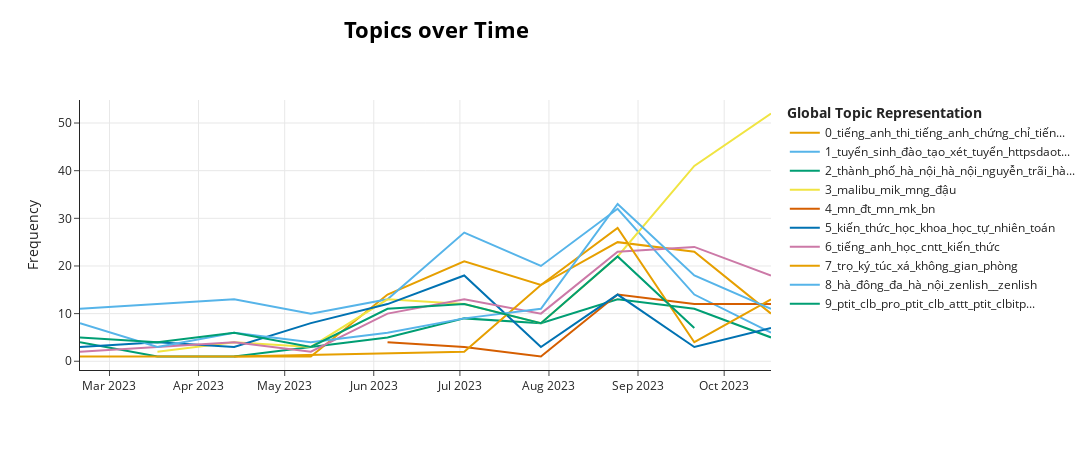

Here is the notebook cell this chart was saved with:
### Code cell
topic_model.visualize_topics_over_time(topics_over_time)

### Figure 1 — Plotly figure (JSON) as saved in the notebook; plotly's stock layout.template omitted (floating-point values rounded to 4 significant figures)
{"data": [{"hoverinfo": "text", "hovertext": ["<b>Topic 0</b><br>Words: tiếng_anh, thi_tiếng_anh, clc, dạy, giảng_dạy", "<b>Topic 0</b><br>Words: mats, tiếng_anh, cntt, đào_tạo, thi_tiếng_anh", "<b>Topic 0</b><br>Words: tiếng_anh, thi_tiếng_anh, ạ_tiếng_anh, định_học, tiếng_anh_xét", "<b>Topic 0</b><br>Words: tiếng_anh, tốt_nghiệp, đào_tạo, chứng_chỉ, thi_tiếng_anh", "<b>Topic 0</b><br>Words: tiếng_anh, tiếng_anh_liệu, chứng_chỉ, thi_tiếng_anh, tiếng_anh_xét", "<b>Topic 0</b><br>Words: tiếng_anh, đào_tạo, bằng_chứng_chỉ, chứng_chỉ, ôn_tiếng_anh", "<b>Topic 0</b><br>Words: tiếng_anh, thi_tiếng_anh, đào_tạo, tiếng_anh_xét, chính_quy_khóa", "<b>Topic 0</b><br>Words: tiếng_anh, thi_tiếng_anh, tiếng_anh_xét, tốt_nghiệp, nhập_học"], "marker": {"color": "#E69F00"}, "mode": "lines", "name": "0_tiếng_anh_thi_tiếng_anh_chứng_chỉ_tiến...", "type": "scatter", "x": ["2023-04-13T09:36:00", "2023-05-10T02:24:00", "2023-06-05T19:12:00", "2023-07-02T12:00:00", "2023-07-29T04:48:00", "2023-08-24T21:36:00", "2023-09-20T14:24:00", "2023-10-17T07:12:00"], "y": [1, 1, 14, 21, 16, 25, 23, 10]}, {"hoverinfo": "text", "hovertext": ["<b>Topic 1</b><br>Words: tuyển_sinh, đào_tạo, httpsdaotaoptiteduvnnganhhoc, httpsdaotaoptiteduvn, httpstuyensinhptiteduvn", "<b>Topic 1</b><br>Words: httpstuyensinhptiteduvn, httpsfacebookcomptittuyensinh, httpsdaotaoptiteduvn, httpsfacebookcomhocvienptit, httpswwwfacebookcomtoeicptit", "<b>Topic 1</b><br>Words: httpstuyensinhptiteduvn, httpsdaotaoptiteduvn, httpsfacebookcomptittuyensinh, httpswwwfacebookcomtoeicptit, tuyển_sinh", "<b>Topic 1</b><br>Words: httpskhoavienthongptiteduvn, httpstuyensinhptiteduvn, httpsdaotaoptiteduvn, httpstuyensinhptiteduvntintucthongbaotuyensinhdaihochechinhquynam, httpsbnewsvncacmocthoigianthihtml", "<b>Topic 1</b><br>Words: tuyển_sinh, bộ_giáo_dục_và_đào_tạo, trúng_tuyển, xét_tuyển, lập_trình", "<b>Topic 1</b><br>Words: lcđ_khoa, httpskhoavienthongptiteduvn, họcviệncôngnghệbưuchínhviễnthông, lckvienthongptit, bộ_giáo_dục_và_đào_tạo", "<b>Topic 1</b><br>Words: apiquanlydaotaoptiteduvn, quét_mã, đào_tạo, xét_tuyển, tuyển_sinh", "<b>Topic 1</b><br>Words: clb_văn_hóa_nghệ_thuật_ptit, httpsformsglesvfxsugwhtweaxyt, httpsbitlydangkytaiday_mpc, clb_văn_hoá_nghệ_thuật_ptit, clb_điện_tử_ptit", "<b>Topic 1</b><br>Words: httpsdaotaoptiteduvndangkytienganh, httpsdaotaoptiteduvn, thông_báo, vhntptithn, thêmhttps", "<b>Topic 1</b><br>Words: university_dancexem, fpt_software_academy, httpsbomsoicmptg, software, launchpad"], "marker": {"color": "#56B4E9"}, "mode": "lines", "name": "1_tuyển_sinh_đào_tạo_xét_tuyển_httpsdaot...", "type": "scatter", "x": ["2023-02-18T17:35:31.200000", "2023-03-17T16:48:00", "2023-04-13T09:36:00", "2023-05-10T02:24:00", "2023-06-05T19:12:00", "2023-07-02T12:00:00", "2023-07-29T04:48:00", "2023-08-24T21:36:00", "2023-09-20T14:24:00", "2023-10-17T07:12:00"], "y": [11, 12, 13, 10, 13, 27, 20, 32, 14, 6]}, {"hoverinfo": "text", "hovertext": ["<b>Topic 2</b><br>Words: học_viện_công_nghệ_bưu_chính_viễn_thông, viễn_thông, công_nghệ_thông_tin, học_viện, đào_tạo", "<b>Topic 2</b><br>Words: thành_phố_hà_nội, học_viện_công_nghệ_bưu_chính_viễn_thông, hà_nội, bưu_chính, học_viện", "<b>Topic 2</b><br>Words: thành_phố_hà_nội, hà_nội, nguyễn_trãi_hà, học_viện_công_nghệ_bưu_chính_viễn_thông, daotaoptiteduvn", "<b>Topic 2</b><br>Words: tuyển_sinh, mã_trường, đào_tạo, hà_đông, thành_phố_hà_nội", "<b>Topic 2</b><br>Words: thành_phố_hà_nội, học_viện_công_nghệ_bưu_chính_viễn_thông, _d, hà_nội, daotaoptiteduvn", "<b>Topic 2</b><br>Words: thành_phố_hà_nội, học_viện_công_nghệ_bưu_chính_viễn_thông, hà_nội, đào_tạo, mật_mã", "<b>Topic 2</b><br>Words: thành_phố_hà_nội, nguyễn_trãi_hà, học_viện_công_nghệ_bưu_chính_viễn_thông, hà_nội, tuyển_sinh", "<b>Topic 2</b><br>Words: thành_phố_hà_nội, học_viện_công_nghệ_bưu_chính_viễn_thông, hà_nội, học_viện, mã_trường", "<b>Topic 2</b><br>Words: thành_phố_hà_nội, hà_nội, học_viện_công_nghệ_bưu_chính_viễn_thông, nguyễn_trãi_hà, học_viện", "<b>Topic 2</b><br>Words: daotaoptiteduvn, học_viện_công_nghệ_bưu_chính_viễn_thông, mã_trường, đào_tạo, học_viện"], "marker": {"color": "#009E73"}, "mode": "lines", "name": "2_thành_phố_hà_nội_hà_nội_nguyễn_trãi_hà...", "type": "scatter", "x": ["2023-02-18T17:35:31.200000", "2023-03-17T16:48:00", "2023-04-13T09:36:00", "2023-05-10T02:24:00", "2023-06-05T19:12:00", "2023-07-02T12:00:00", "2023-07-29T04:48:00", "2023-08-24T21:36:00", "2023-09-20T14:24:00", "2023-10-17T07:12:00"], "y": [4, 1, 1, 3, 5, 9, 8, 13, 11, 5]}, {"hoverinfo": "text", "hovertext": ["<b>Topic 3</b><br>Words: toang, khoe_ảnh, kỉ_yếu, hoai, group", "<b>Topic 3</b><br>Words: vtv, phan_thị_hồng_huế, nhập, hòa, ptit", "<b>Topic 3</b><br>Words: clb, khô, giấy_báo, bia, ptit", "<b>Topic 3</b><br>Words: lắm, anh_chị, khóa, kỉ_niệm, cám_ơn", "<b>Topic 3</b><br>Words: bún_đậu, ptiter, xinh_dã_man, thang_máy, nguyễn_văn_trỗi", "<b>Topic 3</b><br>Words: httpsmmejabzuzi_unuyml, trường_minh, đăng_kí, đâyy, khai_sinh", "<b>Topic 3</b><br>Words: khai_sinh, tuyên_ngôn_độc_lập, giấy, xuất_file, mn", "<b>Topic 3</b><br>Words: vanh_leg, bánh_trung_thu, công_bố, lắm, đậu", "<b>Topic 3</b><br>Words: malibu, tinh_malibu, barber_malibu, mng, mik"], "marker": {"color": "#F0E442"}, "mode": "lines", "name": "3_malibu_mik_mng_đậu", "type": "scatter", "x": ["2023-03-17T16:48:00", "2023-04-13T09:36:00", "2023-05-10T02:24:00", "2023-06-05T19:12:00", "2023-07-02T12:00:00", "2023-07-29T04:48:00", "2023-08-24T21:36:00", "2023-09-20T14:24:00", "2023-10-17T07:12:00"], "y": [2, 4, 3, 13, 12, 8, 22, 41, 52]}, {"hoverinfo": "text", "hovertext": ["<b>Topic 4</b><br>Words: đt_mn, mn, bn, đỗ, cntt", "<b>Topic 4</b><br>Words: mn, đt_mn, mng, bn, e_hỏi", "<b>Topic 4</b><br>Words: đt_mn, mn, mk, khmt, mng", "<b>Topic 4</b><br>Words: mn, đt_mn, mk, bn, e_hỏi", "<b>Topic 4</b><br>Words: đt_mn, mn, mk, đk, bn", "<b>Topic 4</b><br>Words: mn, đt_mn, e_hỏi, mk, bn"], "marker": {"color": "#D55E00"}, "mode": "lines", "name": "4_mn_đt_mn_mk_bn", "type": "scatter", "x": ["2023-06-05T19:12:00", "2023-07-02T12:00:00", "2023-07-29T04:48:00", "2023-08-24T21:36:00", "2023-09-20T14:24:00", "2023-10-17T07:12:00"], "y": [4, 3, 1, 14, 12, 12]}, {"hoverinfo": "text", "hovertext": ["<b>Topic 5</b><br>Words: kiến_thức, toán, học, môn_toán_học, phíđiểm_đgnl", "<b>Topic 5</b><br>Words: toán, cntt_clc, chuyên_ngành, cntt, nhà_a", "<b>Topic 5</b><br>Words: dki_học, bách_khóa, nhà_a, học, ạ_trang", "<b>Topic 5</b><br>Words: đkxt, học_bạ, đgnl, cntt_clc, cntt", "<b>Topic 5</b><br>Words: đc_học, cntt_clc, clb_ptit, clc, cntt", "<b>Topic 5</b><br>Words: tmđt_ổn, ptit_quản_trị, cntt_clc, clc, đgnl", "<b>Topic 5</b><br>Words: cntt, cntt_clc, clc, qtkd, khtn", "<b>Topic 5</b><br>Words: dc_mã, xác_nhận_nhập_học, đăng_kí, đại_học_fpt, vssid", "<b>Topic 5</b><br>Words: qtkd, học_khoa, tmđt, cntt, cntt_clc", "<b>Topic 5</b><br>Words: dc_s, httpsformsglemsfbojdvngcmvx, cccd, ptiter_nàooo, cntt"], "marker": {"color": "#0072B2"}, "mode": "lines", "name": "5_kiến_thức_học_khoa_học_tự_nhiên_toán", "type": "scatter", "x": ["2023-02-18T17:35:31.200000", "2023-03-17T16:48:00", "2023-04-13T09:36:00", "2023-05-10T02:24:00", "2023-06-05T19:12:00", "2023-07-02T12:00:00", "2023-07-29T04:48:00", "2023-08-24T21:36:00", "2023-09-20T14:24:00", "2023-10-17T07:12:00"], "y": [3, 4, 3, 8, 12, 18, 3, 14, 3, 7]}, {"hoverinfo": "text", "hovertext": ["<b>Topic 6</b><br>Words: học_phí, ôn_luyện, giáo_trình, kiến_thức, rẻ_học", "<b>Topic 6</b><br>Words: ôn_luyện, kiến_thức, học, giỏi, tư_duy", "<b>Topic 6</b><br>Words: hóa, giỏi, học, kiến_thức, giáo_trình", "<b>Topic 6</b><br>Words: văn_lớp, học_đc, văn_trường, môn_ngữ, giáo_trình", "<b>Topic 6</b><br>Words: học, kiến_thức, cntt_học, lớp, tiếng_anh", "<b>Topic 6</b><br>Words: thi_tanh, kiến_thức, đhoc, tiếng_anh, thpt_toán", "<b>Topic 6</b><br>Words: đọc, học, kiến_thức, gym, đề_ets", "<b>Topic 6</b><br>Words: tiếng_anh, photo_giáo_trình, đg_học, _zenlish, đại_số", "<b>Topic 6</b><br>Words: tí_tiếng_anh, tiếng_anh, tiếng_anhxem, clc, đại_học_kiến_trúc_hà_nội", "<b>Topic 6</b><br>Words: học, giáo_trình, thầy, dạy, thịnh"], "marker": {"color": "#CC79A7"}, "mode": "lines", "name": "6_tiếng_anh_học_cntt_kiến_thức", "type": "scatter", "x": ["2023-02-18T17:35:31.200000", "2023-03-17T16:48:00", "2023-04-13T09:36:00", "2023-05-10T02:24:00", "2023-06-05T19:12:00", "2023-07-02T12:00:00", "2023-07-29T04:48:00", "2023-08-24T21:36:00", "2023-09-20T14:24:00", "2023-10-17T07:12:00"], "y": [2, 3, 4, 2, 10, 13, 10, 23, 24, 18]}, {"hoverinfo": "text", "hovertext": ["<b>Topic 7</b><br>Words: an_ninh, ngắm, kiến_trúc, xịn, cửa_sổ", "<b>Topic 7</b><br>Words: ngủ, giường, giờ_giấc, trọ, sinh_hoạt", "<b>Topic 7</b><br>Words: kí_túc_xá, ký_túc_xá, trọ, ktx_ptit, ktx", "<b>Topic 7</b><br>Words: trọ, ký_túc_xá, tủ_lạnh, không_gian, tủ", "<b>Topic 7</b><br>Words: trọ, phòng, tủ, chung_cư, thuê", "<b>Topic 7</b><br>Words: villa_family, kiểu, trọ, treo, vd", "<b>Topic 7</b><br>Words: trọ, mùi, phòng, ultr, khu"], "marker": {"color": "#E69F00"}, "mode": "lines", "name": "7_trọ_ký_túc_xá_không_gian_phòng", "type": "scatter", "x": ["2023-02-18T17:35:31.200000", "2023-04-13T09:36:00", "2023-07-02T12:00:00", "2023-07-29T04:48:00", "2023-08-24T21:36:00", "2023-09-20T14:24:00", "2023-10-17T07:12:00"], "y": [1, 1, 2, 16, 28, 4, 13]}, {"hoverinfo": "text", "hovertext": ["<b>Topic 8</b><br>Words: học_viện_công_nghệ_bưu_chính_viễn_thông, học_viên_công_nghệ_bưu_chính_viễn_thông, học_viện_hoàng_gia, học_hot, tham_dự", "<b>Topic 8</b><br>Words: hà_đông, nghĩa_trang_hà_đông, lớp, hà_nội, e_học", "<b>Topic 8</b><br>Words: trường_bưu_điện, coopmart_hà, khánh_thành, sảnh, hà_đông", "<b>Topic 8</b><br>Words: d_học, đỗ_ngọc_hà, lớp, học, tân", "<b>Topic 8</b><br>Words: ftu_hoặc_neu, đào_tạo, hà_đông, đu_đại_học, zenlish", "<b>Topic 8</b><br>Words: trường_đh_bách_khoa_hà_nội, microsoft_outlook, hà_đông, microsoft, trung_hà_đông", "<b>Topic 8</b><br>Words: khôg_tắc, hà_tĩnh, hà_đông, học_viện_bưu_điện, nhập_học", "<b>Topic 8</b><br>Words: httpswwwfacebookcommartechclub, tân, thông_báo, nhập_học, đào_tạo", "<b>Topic 8</b><br>Words: hành_trang_tân, lớp, mời, vũ_đức_phúc, đào_tạo", "<b>Topic 8</b><br>Words: hà_nội_học, hà_nội_, hà_đông, đa_hà_nội, httpszenlishtoeicvn"], "marker": {"color": "#56B4E9"}, "mode": "lines", "name": "8_hà_đông_đa_hà_nội_zenlish__zenlish", "type": "scatter", "x": ["2023-02-18T17:35:31.200000", "2023-03-17T16:48:00", "2023-04-13T09:36:00", "2023-05-10T02:24:00", "2023-06-05T19:12:00", "2023-07-02T12:00:00", "2023-07-29T04:48:00", "2023-08-24T21:36:00", "2023-09-20T14:24:00", "2023-10-17T07:12:00"], "y": [8, 3, 6, 4, 6, 9, 11, 33, 18, 11]}, {"hoverinfo": "text", "hovertext": ["<b>Topic 9</b><br>Words: ptit, lạ_ptit, clb_attt_ptit, clb_pro_ptit, clbitptit", "<b>Topic 9</b><br>Words: ptit, clb_pro_ptit, clb_attt_ptit, clbitptit, _ptitvmo", "<b>Topic 9</b><br>Words: ptit, clb_attt_ptit, clb_pro_ptit, clbitptit, cmt", "<b>Topic 9</b><br>Words: ptit_sướng, ptit, clb_attt_ptit, clb_pro_ptit, _ptitvmo", "<b>Topic 9</b><br>Words: ptit_dth, ptit, clb_attt_ptit, phục_thù_ptit, clbitptit", "<b>Topic 9</b><br>Words: ptit, clb_attt_ptit, clb_pro_ptit, clbitptit, cmt", "<b>Topic 9</b><br>Words: đăng_kí_nguyện_vọng, xettuyenptiteduvn, ptiter, clb_svtn_ptit, ptit", "<b>Topic 9</b><br>Words: clb_pro_ptit, clbitptit, httpswwwtiktokcomitclubptithn, clb_attt_ptit, httpswwwfacebookcomatttptit", "<b>Topic 9</b><br>Words: clb_attt_ptit, ptit, clbitptit, phenikka, httpswwwfacebookcomatttptit"], "marker": {"color": "#009E73"}, "mode": "lines", "name": "9_ptit_clb_pro_ptit_clb_attt_ptit_clbitp...", "type": "scatter", "x": ["2023-02-18T17:35:31.200000", "2023-03-17T16:48:00", "2023-04-13T09:36:00", "2023-05-10T02:24:00", "2023-06-05T19:12:00", "2023-07-02T12:00:00", "2023-07-29T04:48:00", "2023-08-24T21:36:00", "2023-09-20T14:24:00"], "y": [5, 4, 6, 3, 11, 12, 8, 22, 7]}], "layout": {"height": 450, "hoverlabel": {"bgcolor": "white", "font": {"family": "Rockwell", "size": 16}}, "legend": {"title": {"text": "<b>Global Topic Representation"}}, "title": {"font": {"color": "Black", "size": 22}, "text": "<b>Topics over Time</b>", "x": 0.4, "xanchor": "center", "y": 0.95, "yanchor": "top"}, "width": 1250, "xaxis": {"showgrid": true}, "yaxis": {"showgrid": true, "title": {"text": "Frequency"}}}}
